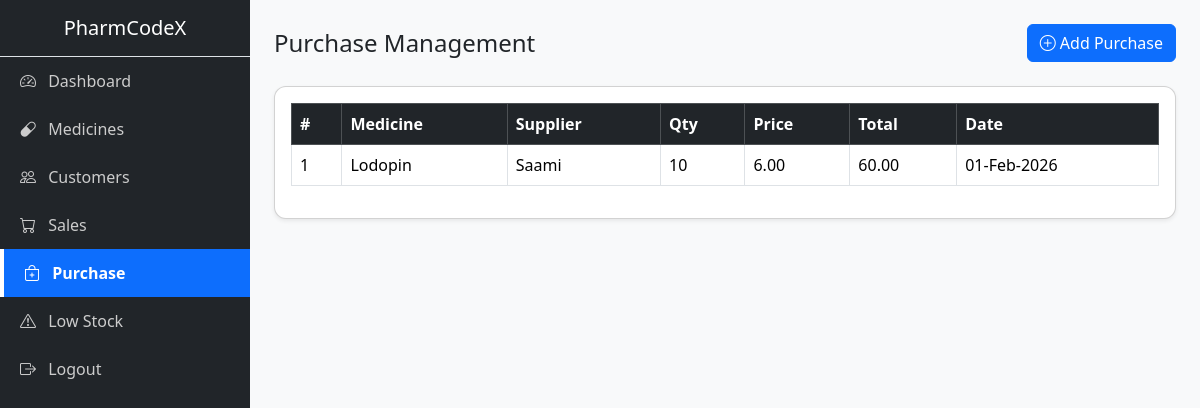
/mutual/purchase.php (signed in), run on the app's committed database.
### tables this page shows
CREATE TABLE `purchases` (
  `id` int(11) NOT NULL AUTO_INCREMENT,
  `medicine_id` int(11) NOT NULL,
  `supplier` varchar(100) NOT NULL,
  `quantity` int(11) NOT NULL,
  `purchase_price` decimal(10,2) NOT NULL,
  `total_amount` decimal(10,2) NOT NULL,
  `purchase_date` date NOT NULL,
  `added_by` int(11) NOT NULL,
  `created_at` timestamp NOT NULL DEFAULT current_timestamp(),
  PRIMARY KEY (`id`),
  KEY `medicine_id` (`medicine_id`),
  CONSTRAINT `purchases_ibfk_1` FOREIGN KEY (`medicine_id`) REFERENCES `medicines` (`id`) ON DELETE CASCADE
);

CREATE TABLE `medicines` (
  `id` int(11) NOT NULL AUTO_INCREMENT,
  `name` varchar(100) NOT NULL,
  `type` varchar(10) NOT NULL,
  `batch_no` varchar(50) NOT NULL,
  `price` decimal(10,2) NOT NULL,
  `quantity` int(11) NOT NULL DEFAULT 0,
  `location` varchar(10) NOT NULL,
  `expiry_date` date NOT NULL,
  `created_at` timestamp NOT NULL DEFAULT current_timestamp(),
  PRIMARY KEY (`id`)
);

### mutual/purchase.php (the view, shortened to what this page needs)
<?php
include('../config/connection.php');
$purchases = $conn->query(
    "SELECT p.*, m.name AS medicine_name
     FROM purchases p
     JOIN medicines m ON p.medicine_id = m.id
     ORDER BY p.id DESC"
);
?>
<!DOCTYPE html>
<html lang="en">
<head>
    <link href="https://cdn.jsdelivr.net/npm/bootstrap@5.3.2/dist/css/bootstrap.min.css" rel="stylesheet">
    <link rel="stylesheet" href="https://cdn.jsdelivr.net/npm/bootstrap-icons@1.11.1/font/bootstrap-icons.css">
    <link rel="stylesheet" href="../css/style.css">
</head>
<body>
<div class="d-flex">
    <?php include('../includes/sidebar.php'); ?>
    <div class="flex-grow-1 p-4">
        <div class="d-flex justify-content-between align-items-center mb-4">
            <h4 class="mb-0">Purchase Management</h4>
            <button class="btn btn-primary" data-bs-toggle="modal" data-bs-target="#addPurchaseModal">
                <i class="bi bi-plus-circle"></i> Add Purchase
            </button>
        </div>
        <div class="card shadow-sm">
            <div class="card-body">
                <table class="table table-bordered table-hover">
                    <thead class="table-dark">
                        <tr>
                            <th>#</th>
                            <th>Medicine</th>
                            <th>Supplier</th>
                            <th>Qty</th>
                            <th>Price</th>
                            <th>Total</th>
                            <th>Date</th>
                        </tr>
                    </thead>
                    <tbody>
                        <?php $i=1; while($row = $purchases->fetch_assoc()) { ?>
                        <tr>
                            <td><?= $i++ ?></td>
                            <td><?= htmlspecialchars($row['medicine_name']) ?></td>
                            <td><?= htmlspecialchars($row['supplier']) ?></td>
                            <td><?= $row['quantity'] ?></td>
                            <td><?= number_format($row['purchase_price'],2) ?></td>
                            <td><?= number_format($row['total_amount'],2) ?></td>
                            <td><?= date("d-M-Y", strtotime($row['purchase_date'])) ?></td>
                        </tr>
                        <?php } ?>
                    </tbody>
                </table>
            </div>
        </div>
    </div>
</div>
</body>
</html>

### css/style.css (style rules this page uses)
:root { --primary-color: #0d6efd; --sidebar-bg: #212529; --text-muted: #adb5bd; }
body { background-color: #f8f9fa; font-family: 'Segoe UI', sans-serif; }
.card { border-radius: 12px; }

### data on the page
purchases: medicine.name "Lodopin", supplier "Saami", quantity "10", purchase_price "6.00", total_amount "60.00", purchase_date "01-Feb-2026"
